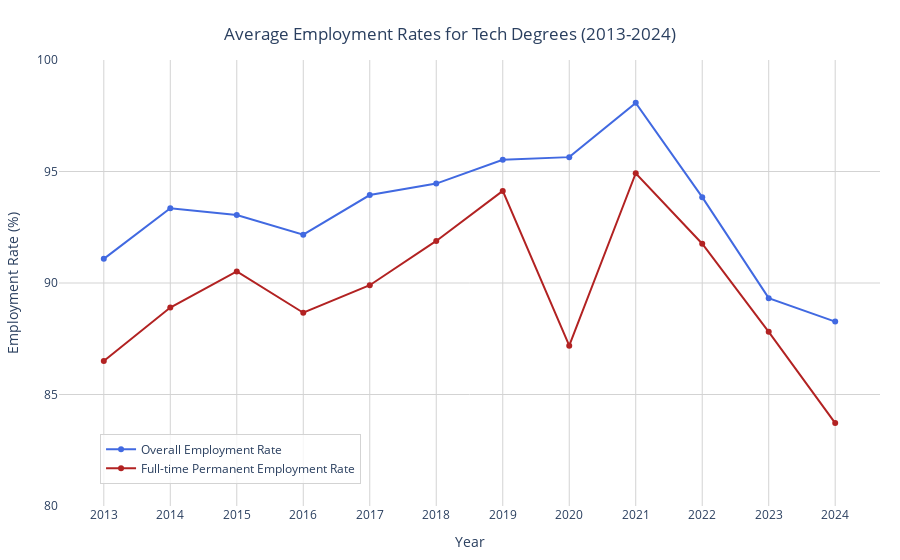

The code cell stored with this chart in its notebook:
### Markdown cell above
# Employment Trends

### Code cell
df = orig_df.copy()

# Filter out summary rows
df_courses = df[df['summary_row'] == 0]

# Create a list to store filtered rows
tech_df_rows = []

# Filter for tech degrees
for uni, courses in tech_degrees.items():
    for course in courses:
        # Get all rows matching this university and course
        filtered_rows = df_courses[(df_courses['uni'] == uni) & (df_courses['course'] == course)]
        tech_df_rows.append(filtered_rows)

# Combine all filtered rows
tech_df = pd.concat(tech_df_rows, ignore_index=True)

# Group by year and calculate average employment rates
yearly_avg = tech_df.groupby('year')[['employment_rate_overall', 'employment_rate_ft_perm']].mean().reset_index()

# Create a line graph using Plotly
fig = go.Figure()

# Add line for overall employment rate
fig.add_trace(go.Scatter(
    x=yearly_avg['year'],
    y=yearly_avg['employment_rate_overall'],
    mode='lines+markers',
    name='Overall Employment Rate',
    line=dict(color='royalblue', width=2),
    hovertemplate='Year: %{x}<br>Rate: %{y:.1f}%<extra></extra>'
))

# Add line for full-time permanent employment rate
fig.add_trace(go.Scatter(
    x=yearly_avg['year'],
    y=yearly_avg['employment_rate_ft_perm'],
    mode='lines+markers',
    name='Full-time Permanent Employment Rate',
    line=dict(color='firebrick', width=2),
    hovertemplate='Year: %{x}<br>Rate: %{y:.1f}%<extra></extra>'
))

# Update layout
fig.update_layout(
    title={
        'text': 'Average Employment Rates for Tech Degrees (2013-2024)',
        'y':0.95,
        'x':0.5,
        'xanchor': 'center',
        'yanchor': 'top'
    },
    xaxis_title='Year',
    yaxis_title='Employment Rate (%)',
    yaxis=dict(
        tickvals=[80, 85, 90, 95, 100],  # Set specific tick values at intervals of 5
        range=[80, 100],  # Fixed y-axis range from 80 to 100
        gridcolor='lightgray'
    ),
    xaxis=dict(
        gridcolor='lightgray',
        dtick=1  # Show every year on x-axis
    ),
    legend=dict(
        x=0.05,  # Horizontal position (left)
        y=0.05,  # Vertical position (bottom)
        yanchor='bottom',
        xanchor='left',
        bgcolor='rgba(255, 255, 255, 0.8)',
        bordercolor='lightgray',
        borderwidth=1
    ),
    hovermode='x unified',
    plot_bgcolor='white',
    margin=dict(l=20, r=20, t=60, b=20)
)

# Add a gap annotation if there's a notable difference in recent years
if abs(yearly_avg['employment_rate_overall'].iloc[-1] - yearly_avg['employment_rate_ft_perm'].iloc[-1]) > 5:
    fig.add_annotation(
        x=yearly_avg['year'].iloc[-1],
        y=(yearly_avg['employment_rate_overall'].iloc[-1] + yearly_avg['employment_rate_ft_perm'].iloc[-1])/2,
        text="Gap between overall and<br>full-time employment",
        showarrow=True,
        arrowhead=2,
        arrowsize=1,
        arrowwidth=1,
        arrowcolor='gray',
        ax=-60,
        ay=0
    )

# Show the graph
fig.show()

### Figure 1 — Plotly figure (JSON) as saved in the notebook; plotly's stock layout.template omitted (floating-point values rounded to 4 significant figures)
{"data": [{"hovertemplate": "Year: %{x}<br>Rate: %{y:.1f}%<extra></extra>", "line": {"color": "royalblue", "width": 2}, "mode": "lines+markers", "name": "Overall Employment Rate", "type": "scatter", "x": [2013, 2014, 2015, 2016, 2017, 2018, 2019, 2020, 2021, 2022, 2023, 2024], "y": [91.08, 93.35, 93.05, 92.17, 93.94, 94.46, 95.53, 95.64, 98.08, 93.85, 89.32, 88.27]}, {"hovertemplate": "Year: %{x}<br>Rate: %{y:.1f}%<extra></extra>", "line": {"color": "firebrick", "width": 2}, "mode": "lines+markers", "name": "Full-time Permanent Employment Rate", "type": "scatter", "x": [2013, 2014, 2015, 2016, 2017, 2018, 2019, 2020, 2021, 2022, 2023, 2024], "y": [86.5, 88.9, 90.52, 88.67, 89.9, 91.89, 94.13, 87.19, 94.92, 91.76, 87.81, 83.72]}], "layout": {"hovermode": "x unified", "legend": {"bgcolor": "rgba(255, 255, 255, 0.8)", "bordercolor": "lightgray", "borderwidth": 1, "x": 0.05, "xanchor": "left", "y": 0.05, "yanchor": "bottom"}, "margin": {"b": 20, "l": 20, "r": 20, "t": 60}, "plot_bgcolor": "white", "title": {"text": "Average Employment Rates for Tech Degrees (2013-2024)", "x": 0.5, "xanchor": "center", "y": 0.95, "yanchor": "top"}, "xaxis": {"dtick": 1, "gridcolor": "lightgray", "title": {"text": "Year"}}, "yaxis": {"gridcolor": "lightgray", "range": [80, 100], "tickvals": [80, 85, 90, 95, 100], "title": {"text": "Employment Rate (%)"}}}}
